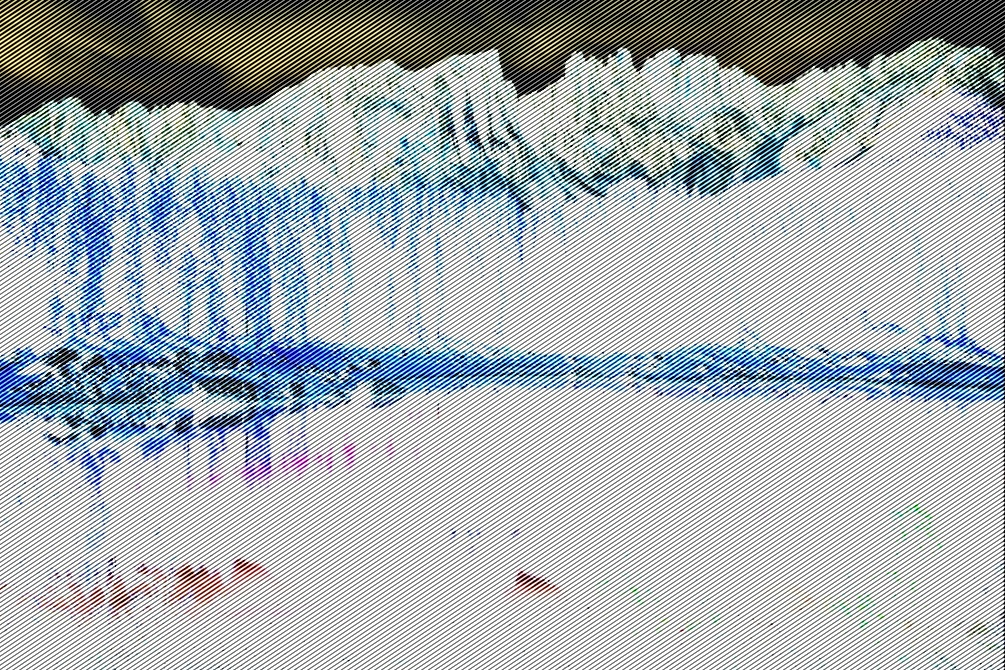
#> input picture Q4/04_image.jpg, 1005 x 670 px
$ jupyter execute 04_selective_filter.ipynb
#> lines starting #> are read from the running program, lines starting #| are printed output that depends on the picture; after the words box and inside, x2 and y2 are one past the last pixel; in counts of white or black regions, pixels touching at a corner belong together
[cell 1]
import cv2
import numpy as np
import matplotlib.pyplot as plt

#------------------------------------------------------
def notch_reject_filter(shape, d0=9, x=0, y=0):
    """
    建立 Notch Reject 濾波器。
    濾波器會針對頻譜中的某一區域及其對稱點進行屏蔽。

    Parameters:
    - shape: 影像的大小 (rows, cols)
    - d0: 半徑大小，控制濾波範圍
    - x, y: 濾波器中心點，使用左上角 (0, 0) 為基準的座標

    Returns:
    - H: Notch 濾波器 (2D numpy array)
    """
    P, Q = shape
    H = np.ones((P, Q))  # 初始化為全通濾波器 (值為1)

    # 將座標轉換到頻譜中心
    u_k = x - Q / 2
    v_k = y - P / 2

    # 針對頻譜每個點計算距離，決定是否濾波
    for v in range(P):
        for u in range(Q):
            # 計算距離 (針對目標頻率點和對稱頻率點)
            D_uv = np.sqrt((v - P / 2 + v_k) ** 2 + (u - Q / 2 + u_k) ** 2)
            D_muv = np.sqrt((v - P / 2 - v_k) ** 2 + (u - Q / 2 - u_k) ** 2)

            # 如果在半徑範圍內，設為0 (濾波區域)
            if D_uv <= d0 or D_muv <= d0:
                H[v, u] = 0.0

    return H
#------------------------------------------------------

# 1. 讀取影像
img = cv2.imread('04_image.jpg',0)  # 讀取灰階影像
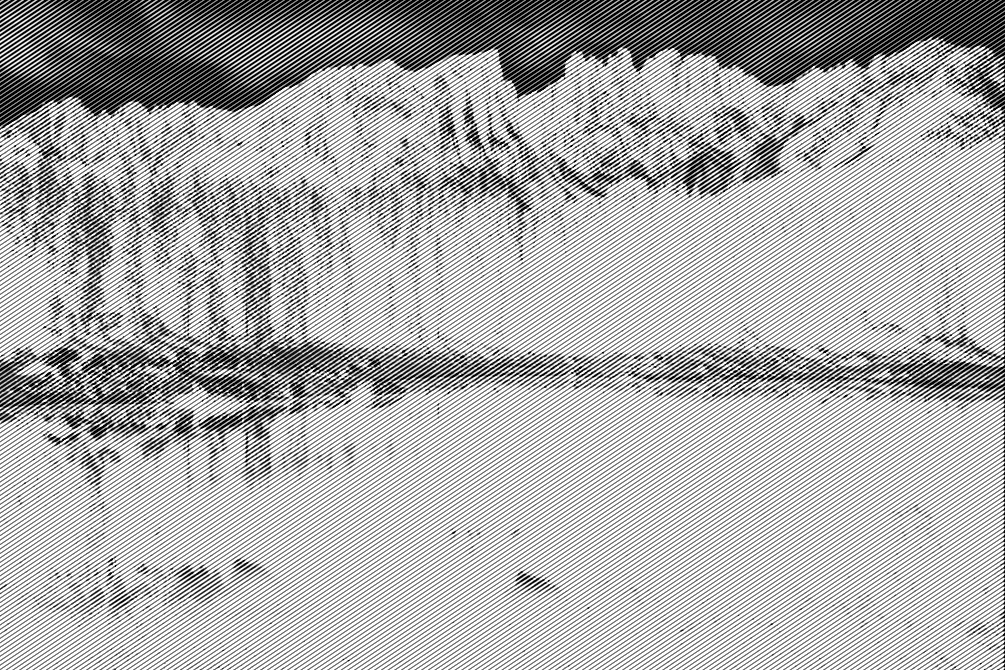
#> img: shape (670, 1005); min 0, max 255, mean 174.9

# 2. 進行傅立葉轉換，轉換到頻域
f = np.fft.fft2(img)  # 計算傅立葉變換
fshift = np.fft.fftshift(f)  # 將低頻移到中心位置
magnitude_spectrum = 20 * np.log(np.abs(fshift))  # 計算頻譜 (取對數以增強可視化效果)
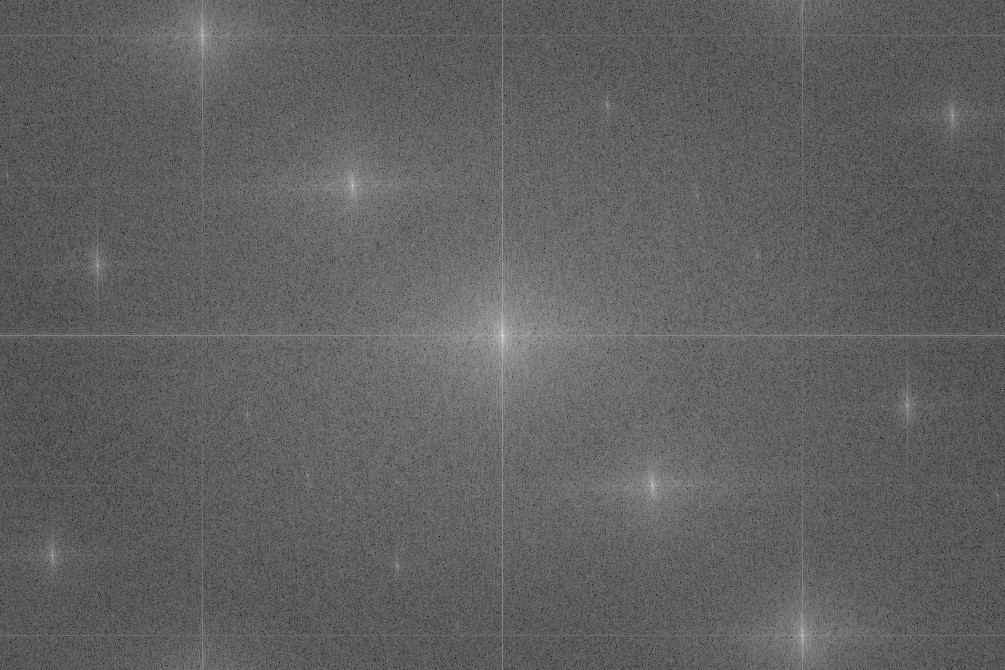
#> magnitude_spectrum: shape (670, 1005) float64; min 62.58, max 371.7, mean 180.5; drawn with min black and max white

# 3. 獲取影像尺寸
img_shape = img.shape
#> img_shape = (670, 1005)

# 4. 設計 Notch 濾波器，針對特定頻率區域屏蔽
H1 = notch_reject_filter(img_shape, d0=15, x=100, y=260)
#> after the loop in notch_reject_filter, `for v in range(P):`:
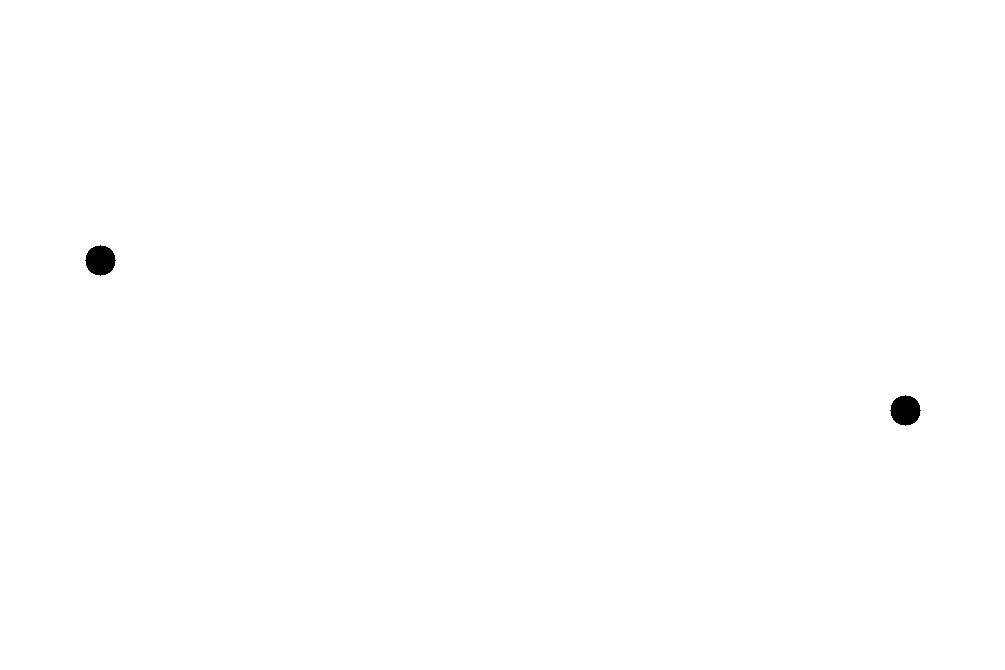
#> H: shape (670, 1005) float64; values 0 (black) and 1 (white), 99.8% white; 2 black regions, box (x1, y1, x2, y2) and area: (85, 245, 116, 276) 709, (890, 395, 921, 426) 709
H2 = notch_reject_filter(img_shape, d0=10, x=50, y=550)
#> after the loop in notch_reject_filter (call 2), `for v in range(P):`: H: shape (670, 1005) float64; values 0 (black) and 1 (white), 99.9% white; 2 black regions, box (x1, y1, x2, y2) and area: (945, 110, 966, 131) 317, (40, 540, 61, 561) 317
H3 = notch_reject_filter(img_shape, d0=15, x=200, y=30)
#> after the loop in notch_reject_filter (call 3), `for v in range(P):`: H: shape (670, 1005) float64; values 0 (black) and 1 (white), 99.8% white; 2 black regions, box (x1, y1, x2, y2) and area: (185, 15, 216, 46) 709, (790, 625, 821, 656) 709
H4 = notch_reject_filter(img_shape, d0=15, x=350, y=180)
#> call 4 of notch_reject_filter, with shape = (670, 1005), d0 = 15, x = 350, y = 180
#> after the loop in notch_reject_filter (call 4), `for v in range(P):`:
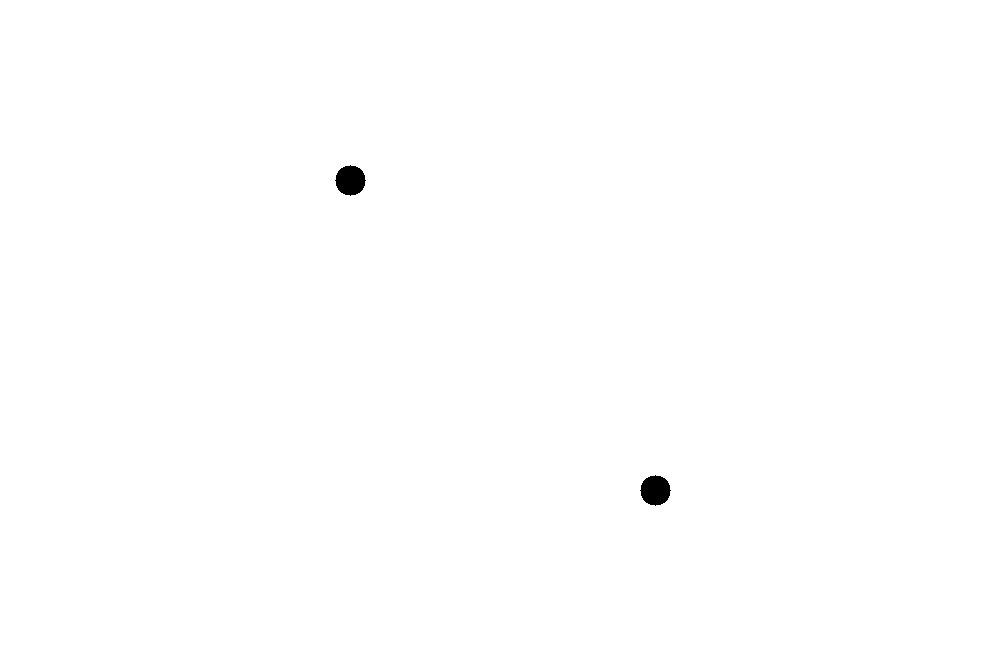
#> H: shape (670, 1005) float64; values 0 (black) and 1 (white), 99.8% white; 2 black regions, box (x1, y1, x2, y2) and area: (335, 165, 366, 196) 709, (640, 475, 671, 506) 709
H5 = notch_reject_filter(img_shape, d0=5, x=400, y=560)
#> after the loop in notch_reject_filter (call 5), `for v in range(P):`: H: shape (670, 1005) float64; values 0 (black) and 1 (white), 100% white; 2 black regions, box (x1, y1, x2, y2) and area: (600, 105, 611, 116) 81, (395, 555, 406, 566) 81


# 5. 合併多個濾波器
NotchFilter = H1*H2*H3*H4*H5  # 將多個濾波器相乘，覆蓋多個區域

# 6. 應用濾波器，濾除選定頻率
NotchRejectCenter = fshift * NotchFilter  # 在頻域乘上濾波器
NotchReject = np.fft.ifftshift(NotchRejectCenter)  # 反向位移，將頻譜移回原位置
inverse_NotchReject = np.fft.ifft2(NotchReject)  # 進行逆傅立葉變換
Result = np.abs(inverse_NotchReject)  # 計算結果影像的幅值
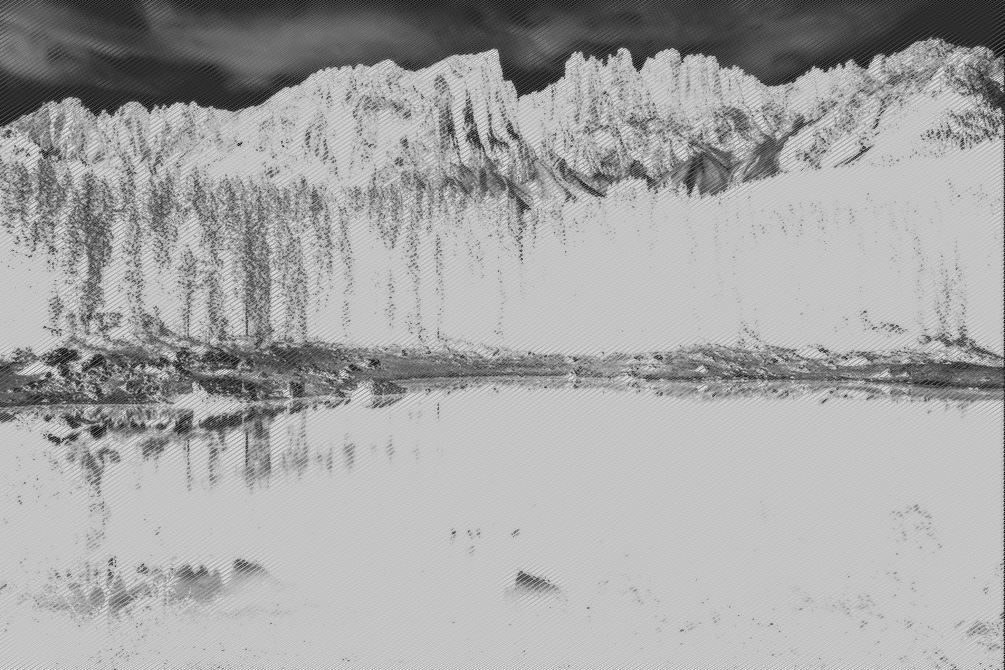
#> Result: shape (670, 1005) float64; min 0.454, max 268, mean 174.9; drawn with min black and max white

# 7. 顯示結果
# 原始影像
plt.imshow(img, cmap='gray')
plt.title('Original Image')
plt.show()

# 頻譜圖
plt.imshow(magnitude_spectrum, cmap='gray')
cv2.imwrite("car_magnitude.jpg", magnitude_spectrum)  # 儲存頻譜影像
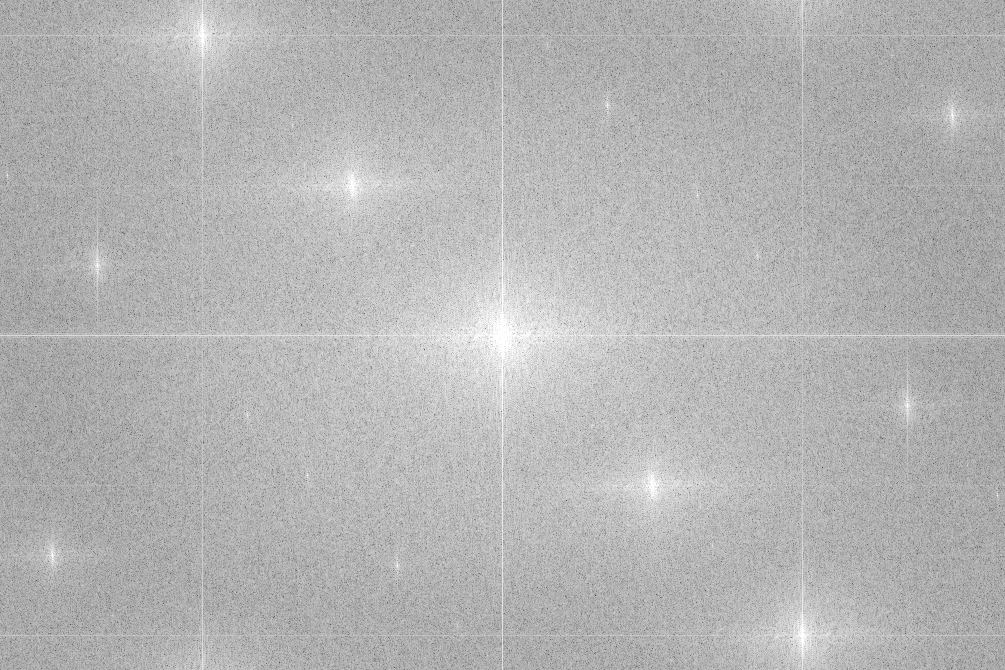
#> saved as car_magnitude.jpg: shape (670, 1005); min 63, max 255, mean 180.5
plt.title('Magnitude Spectrum')
plt.show()

# 濾波器作用後的頻譜
plt.imshow(magnitude_spectrum * NotchFilter, cmap="gray")
plt.title("Notch Reject Filter")
plt.show()
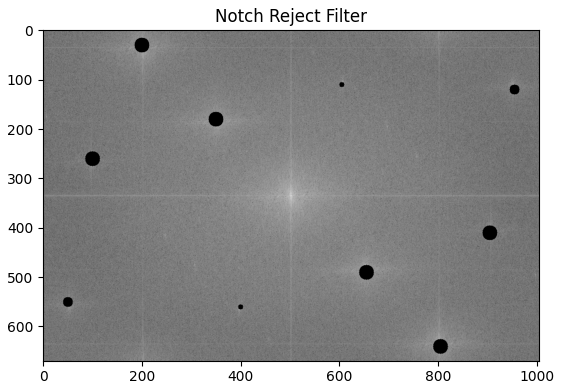
#> figure drawn by matplotlib, 1 panel

# 濾波後的影像結果
plt.imshow(Result, cmap="gray")
plt.title("Filtered Image (Result)")
plt.show()
